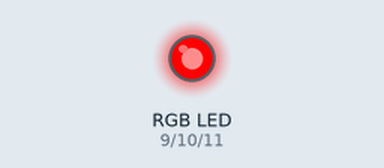
This sketch was run on a simulated Arduino Uno, built with avr-gcc and run on an emulated ATmega328P. On the bench: an RGB LED mixed from three pins (HIGH = lit).

Above: at 0.05 s.
At 2.65 s:
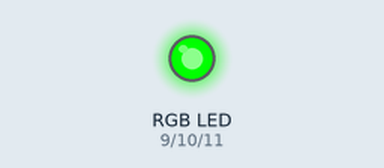
At 3.95 s:
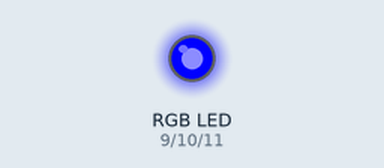
At 5.25 s:
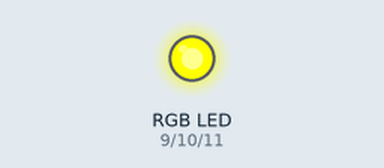
At 7.85 s:
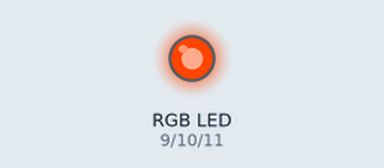
At 10.45 s:
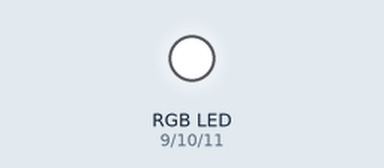
Timing chart, 0 to 13.7 s (numbered marks = the images above):
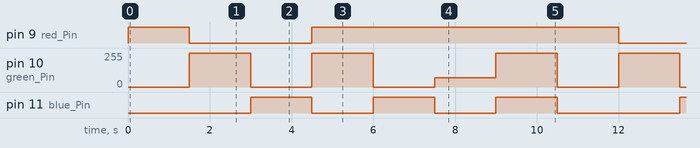

The sketch:

RGB_led.ino
```cpp
int red_Pin= 9;
int green_Pin = 10;
int blue_Pin = 11;

void setup()
{
 pinMode(red_Pin, OUTPUT);
 pinMode(green_Pin, OUTPUT);
 pinMode(blue_Pin, OUTPUT);
}

void loop()
{
 renkSetup(255, 0, 0); //Red
 delay(1500);
 renkSetup(0, 255, 0); //Green
 delay(1500);
 renkSetup(0, 0, 255); //Blue
 delay(1500);
 renkSetup(255, 255, 0); //Yellow
 delay(1500);
 renkSetup(255, 0, 255); //Magenta
 delay(1500);
 renkSetup(255, 69, 0); //OrangeRed
 delay(1500);
 renkSetup(255, 255, 255); //White
 delay(1500);
}

void  renkSetup(int red, int green, int blue)

{

 analogWrite(red_Pin, red);
 analogWrite(green_Pin, green);
 analogWrite(blue_Pin, blue);
}
```

Measured:
- by itself, pin 9 (red_Pin): repeats every 10.5 s: LOW 3.0 s, HIGH 7.5 s
- by itself, pin 10 (green_Pin): repeats every 10.5 s: 0/255 1.5 s, 255/255 1.5 s, 0/255 1.5 s, 69/255 1.5 s, 255/255 1.5 s, 0/255 1.5 s, 255/255 1.5 s
- by itself, pin 11 (blue_Pin): repeats every 10.5 s: 2 × (LOW 1.5 s, HIGH 1.5 s), LOW 3.0 s, HIGH 1.5 s
